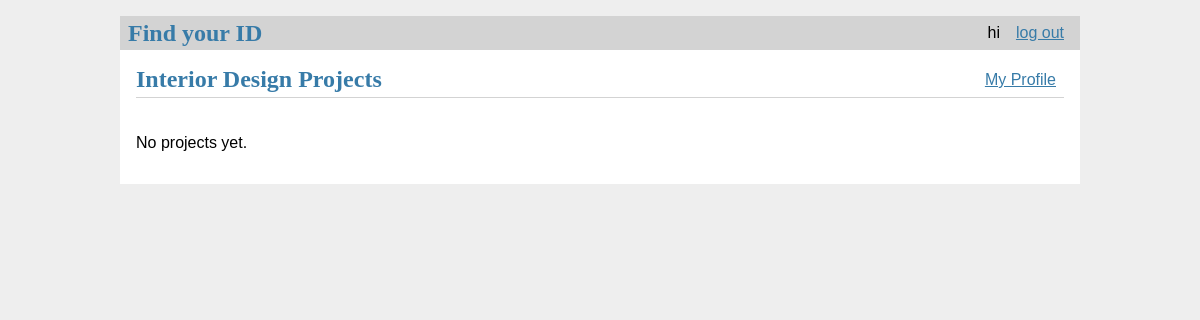
Page / (signed in) on the earlier database version.
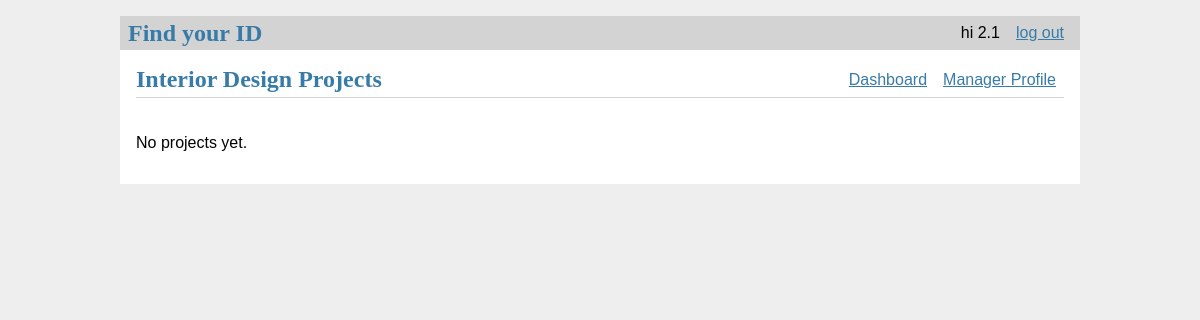
Same page on the later database version.
### tables this page shows
CREATE TABLE user(
    id integer primary key autoincrement,
    name text not null,
    password text not null,
    email text unique not null,
    phone text not null,                       -- text keeps leading zeros / +65
    Usertype text not null
        check (Usertype in ('designer', 'customer', 'manager')),
    created timestamp not null default current_timestamp
);

### idfinder/boundaries/home.py (the view)
    @bp.route('/')
    def index():
        return render_template(
            'home/index.html',
            idps=IDP.find_all_with_images()
        )

### idfinder/boundaries/auth.py (called while the page is built)
    @bp.before_app_request
    def load_logged_in_user():
        user_id = session.get('user_id')
        if user_id is None:
            g.user = None
        else:
            g.user = auth_control.get_user(user_id)  # g.user lasts for the length of the request

### idfinder/controller/auth_controller.py (called while the page is built)
    @staticmethod
    def get_user(user_id):
        return Users.get_info(user_id)

### idfinder/db.py (called while the page is built)
def get_db(): #called when app has been created and is handling a request
    if 'db' not in g:
        g.db = sqlite3.connect( #establishes connection to the file pointed by DATABASE in create_app in __init__.py
            current_app.config['DATABASE'],
            detect_types=sqlite3.PARSE_DECLTYPES
        )
        g.db.row_factory = sqlite3.Row #tells the connection to return rows that behave like dicts --> columns can be accessed by name
    return g.db

### idfinder/entities/idp.py (called while the page is built, shortened)
    @staticmethod
    def find_all():
        return get_db().execute(
            'SELECT p.id, p.title, p.description, p.houseType, p.price, p.status, p.created,'
            ' u.name AS designer_name, co.companyName AS company_name,'
            ' ' + _CATEGORY_NAMES + ','
            ' (SELECT m.link FROM idp_media m WHERE m.idp_id = p.id'
            '  ORDER BY m.mediaID LIMIT 1) AS cover'
            ' FROM idp p JOIN user u ON p.designer_id = u.id'
            ' LEFT JOIN designer d ON d.userID = p.designer_id'
            ' LEFT JOIN company co ON co.companyID = d.companyID'
            ' ORDER BY p.created DESC, p.id DESC'
        ).fetchall()

    @staticmethod
    def find_all_with_images():
        projects = [dict(item) for item in IDP.find_all()]
        if not projects:
            return projects

### idfinder/entities/user.py (called while the page is built)
    @staticmethod
    def get_info(id):
        return get_db().execute('SELECT * FROM user WHERE id = ?', (id,)).fetchone()

### idfinder/templates/home/index.html (shortened to what this page needs)
{% extends 'base.html' %}
{% block header %}
  <h1>{% block title %}Interior Design Projects{% endblock %}</h1>
  {% if g.user and g.user['Usertype'] == 'manager' %}
  <a class="action" href="{{ url_for('platform.dashboard')}}">
    Dashboard
  </a>
  <a class="action" href="{{ url_for('platform.profile')}}">
    Manager Profile
  </a>
  {% endif %}
  {% if g.user and g.user['Usertype'] == 'customer' %}
  <a class="action" href="{{ url_for('customer.profile')}}">
    My Profile
  </a>
  {% endif %}
{% endblock %}
{% block content %}
<div class="project-grid">
  {% for idp in idps %}
    <article class="project-card">
      <div class="project-carousel"
           data-carousel
           aria-label="Images for {{ idp['title'] }}">
        {% if idp['images'] %}
          {% for img in idp['images'] %}
            <img
              class="project-slide{% if loop.first %} active{% endif %}"
              src="{{ url_for('static', filename='uploads/' + img['link']) }}"
              alt="{{ img['caption'] or idp['title'] }}"
              loading="lazy"
              {% if not loop.first %}hidden{% endif %}
            >
          {% endfor %}
          {% if idp['images']|length > 1 %}
            <button
              type="button"
              class="carousel-arrow carousel-prev"
              data-direction="-1"
              aria-label="Previous image">
              &#10094;
            </button>
            <button
              type="button"
              class="carousel-arrow carousel-next"
              data-direction="1"
              aria-label="Next image">
              &#10095;
            </button>
            <span class="carousel-counter" aria-live="polite">
              1 / {{ idp['images']|length }}
            </span>
          {% endif %}
        {% else %}
          <div class="project-no-image">
            No images uploaded
          </div>
        {% endif %}
      </div>
      <div class="project-info">
        <h2>
          <a href="{{ url_for('home.project_detail', idp_id=idp['id']) }}">
            {{ idp['title'] }}
          </a>
        </h2>
        <p class="project-designer">
          {{ idp['company_name'] or idp['designer_name'] }}
        </p>
        <p class="project-meta">
          {{ idp['status'] }}
          {% if idp['category_name'] %}
            · {{ idp['category_name'] }}
          {% endif %}
          · {{ (idp['created']|string)[:10] }}
        </p>
        <p>
          {{ idp['description'] or '' }}
        </p>
      </div>
      <p class="houseType"> Housing type: {{ idp['houseType']}} </p>
    </article>
  {% else %}
    <p>No projects yet.</p>
  {% endfor %}
</div>
{% endblock %}

### idfinder/templates/base.html (shortened to what this page needs)
<!DOCTYPE html>
<link rel="stylesheet" href="{{url_for('static', filename='style.css')}}">
<nav>
    <h1>Find your ID</h1>
    <ul>
        {% if g.user %}
            <li><span>{{g.user['name']}}</span></li>
            <li><a href="{{url_for('auth.log_out_user')}}">log out</a></li>
        {% else %}
            <li><a href="{{url_for('auth.register')}}">register</a></li>
            <li><a href="{{url_for('auth.login')}}">log in</a></li>
        {% endif %}
    </ul>
</nav>
<section class="content">
    <header>
        {% block header %}{% endblock %}
    </header>
    {% block content %}{% endblock %}
</section>

### idfinder/static/style.css (style rules this page uses)
h1 { font-family: serif; color: #377ba8; margin: 1rem 0; }
a { color: #377ba8; }
nav { background: lightgray; display: flex; align-items: center; padding: 0 0.5rem; }
nav h1 { flex: auto; margin: 0; }
nav ul { display: flex; list-style: none; margin: 0; padding: 0; }
nav ul li a, nav ul li span, header .action { display: block; padding: 0.5rem; }
.content { padding: 0 1rem 1rem; }
.content > header { border-bottom: 1px solid lightgray; display: flex; align-items: flex-end; }
.content > header h1 { flex: auto; margin: 1rem 0 0.25rem 0; }
.content:last-child { margin-bottom: 0; }
.project-grid { display: grid; grid-template-columns: repeat(auto-fit, minmax(min(100%, 270px), 1fr)); gap: 20px; padding-top: 20px; }

Differences in the rows shown:
changed user: user.name "hi" → "hi 2.1"; Usertype "customer" → "manager" (drawn)
Other differences:
text no longer shown: "My Profile"
text now shown: "Dashboard Manager Profile"
